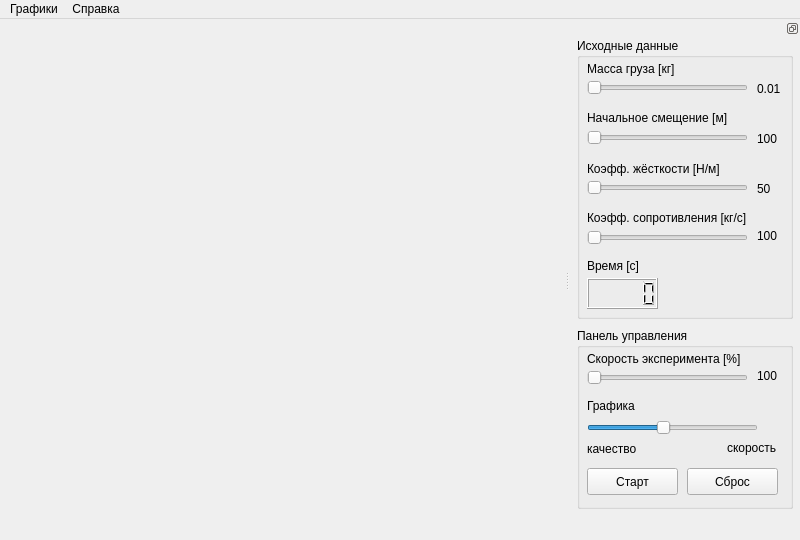
<?xml version="1.0" encoding="UTF-8"?>
<ui version="4.0">
 <class>MainWindow</class>
 <widget class="QMainWindow" name="MainWindow">
  <property name="geometry">
   <rect>
    <x>0</x>
    <y>0</y>
    <width>800</width>
    <height>540</height>
   </rect>
  </property>
  <property name="windowTitle">
   <string>Пружинный маятник в среде с сопротивлением</string>
  </property>
  <property name="windowIcon">
   <iconset resource="./resources/mres.qrc">:/mres/ball.ico</iconset>
  </property>
  <property name="locale">
   <locale language="Russian" country="RussianFederation"/>
  </property>
  <widget class="QWidget" name="centralWidget">
   <widget class="Cscene3D" name="widget" native="true">
    <property name="geometry">
     <rect>
      <x>20</x>
      <y>20</y>
      <width>120</width>
      <height>80</height>
     </rect>
    </property>
    <property name="focusPolicy">
     <enum>Qt::StrongFocus</enum>
    </property>
   </widget>
  </widget>
  <widget class="QMenuBar" name="menuBar">
   <property name="locale">
    <locale language="Russian" country="RussianFederation"/>
   </property>
   <property name="geometry">
    <rect>
     <x>0</x>
     <y>0</y>
     <width>800</width>
     <height>26</height>
    </rect>
   </property>
   <widget class="QMenu" name="menu">
    <property name="title">
     <string>Графики</string>
    </property>
    <property name="locale">
     <locale language="Russian" country="RussianFederation"/>
    </property>
    <addaction name="action"/>
    <addaction name="action_2"/>
    <addaction name="action_3"/>
   </widget>
   <widget class="QMenu" name="menu_2">
    <property name="title">
     <string>Справка</string>
    </property>
    <property name="locale">
     <locale language="Russian" country="RussianFederation"/>
    </property>
    <addaction name="action_4"/>
    <addaction name="action_6"/>
    <addaction name="action_7"/>
    <addaction name="action_5"/>
    <addaction name="action_about_qt"/>
   </widget>
   <addaction name="menu"/>
   <addaction name="menu_2"/>
  </widget>
  <widget class="QDockWidget" name="dockWidget">
   <property name="sizePolicy">
    <sizepolicy hsizetype="Maximum" vsizetype="Maximum">
     <horstretch>0</horstretch>
     <verstretch>0</verstretch>
    </sizepolicy>
   </property>
   <property name="minimumSize">
    <size>
     <width>230</width>
     <height>300</height>
    </size>
   </property>
   <property name="features">
    <set>QDockWidget::DockWidgetFloatable|QDockWidget::DockWidgetMovable</set>
   </property>
   <property name="allowedAreas">
    <set>Qt::LeftDockWidgetArea|Qt::RightDockWidgetArea</set>
   </property>
   <attribute name="dockWidgetArea">
    <number>2</number>
   </attribute>
   <widget class="QWidget" name="dockWidgetContents">
    <property name="locale">
     <locale language="Russian" country="RussianFederation"/>
    </property>
    <widget class="QGroupBox" name="groupBox">
     <property name="geometry">
      <rect>
       <x>7</x>
       <y>0</y>
       <width>216</width>
       <height>281</height>
      </rect>
     </property>
     <property name="title">
      <string>Исходные данные</string>
     </property>
     <property name="locale">
      <locale language="Russian" country="RussianFederation"/>
     </property>
     <widget class="QLabel" name="label">
      <property name="geometry">
       <rect>
        <x>10</x>
        <y>20</y>
        <width>220</width>
        <height>21</height>
       </rect>
      </property>
      <property name="text">
       <string>Масса груза [кг]</string>
      </property>
      <property name="locale">
       <locale language="Russian" country="RussianFederation"/>
      </property>
     </widget>
     <widget class="QSlider" name="horizontalSlider">
      <property name="geometry">
       <rect>
        <x>10</x>
        <y>40</y>
        <width>161</width>
        <height>19</height>
       </rect>
      </property>
      <property name="minimum">
       <number>10</number>
      </property>
      <property name="maximum">
       <number>500</number>
      </property>
      <property name="orientation">
       <enum>Qt::Horizontal</enum>
      </property>
     </widget>
     <widget class="QLabel" name="label_2">
      <property name="geometry">
       <rect>
        <x>180</x>
        <y>40</y>
        <width>31</width>
        <height>21</height>
       </rect>
      </property>
      <property name="text">
       <string>0.01</string>
      </property>
      <property name="locale">
       <locale language="Russian" country="RussianFederation"/>
      </property>
     </widget>
     <widget class="QLabel" name="label_3">
      <property name="geometry">
       <rect>
        <x>10</x>
        <y>70</y>
        <width>220</width>
        <height>20</height>
       </rect>
      </property>
      <property name="text">
       <string>Начальное смещение [м]</string>
      </property>
      <property name="locale">
       <locale language="Russian" country="RussianFederation"/>
      </property>
     </widget>
     <widget class="QSlider" name="horizontalSlider_2">
      <property name="geometry">
       <rect>
        <x>10</x>
        <y>90</y>
        <width>161</width>
        <height>19</height>
       </rect>
      </property>
      <property name="minimum">
       <number>0</number>
      </property>
      <property name="maximum">
       <number>160</number>
      </property>
      <property name="orientation">
       <enum>Qt::Horizontal</enum>
      </property>
     </widget>
     <widget class="QLabel" name="label_4">
      <property name="geometry">
       <rect>
        <x>180</x>
        <y>90</y>
        <width>31</width>
        <height>21</height>
       </rect>
      </property>
      <property name="text">
       <string>100</string>
      </property>
      <property name="locale">
       <locale language="Russian" country="RussianFederation"/>
      </property>
     </widget>
     <widget class="QLabel" name="label_5">
      <property name="geometry">
       <rect>
        <x>10</x>
        <y>120</y>
        <width>220</width>
        <height>21</height>
       </rect>
      </property>
      <property name="text">
       <string>Коэфф. жёсткости [H/м]</string>
      </property>
      <property name="locale">
       <locale language="Russian" country="RussianFederation"/>
      </property>
     </widget>
     <widget class="QSlider" name="horizontalSlider_3">
      <property name="geometry">
       <rect>
        <x>10</x>
        <y>140</y>
        <width>161</width>
        <height>19</height>
       </rect>
      </property>
      <property name="minimum">
       <number>25</number>
      </property>
      <property name="maximum">
       <number>250</number>
      </property>
      <property name="orientation">
       <enum>Qt::Horizontal</enum>
      </property>
     </widget>
     <widget class="QLabel" name="label_6">
      <property name="geometry">
       <rect>
        <x>180</x>
        <y>140</y>
        <width>31</width>
        <height>21</height>
       </rect>
      </property>
      <property name="text">
       <string>50</string>
      </property>
      <property name="locale">
       <locale language="Russian" country="RussianFederation"/>
      </property>
     </widget>
     <widget class="QLabel" name="label_7">
      <property name="geometry">
       <rect>
        <x>10</x>
        <y>170</y>
        <width>220</width>
        <height>20</height>
       </rect>
      </property>
      <property name="text">
       <string>Коэфф. сопротивления [кг/с]</string>
      </property>
      <property name="locale">
       <locale language="Russian" country="RussianFederation"/>
      </property>
     </widget>
     <widget class="QSlider" name="horizontalSlider_4">
      <property name="geometry">
       <rect>
        <x>10</x>
        <y>190</y>
        <width>161</width>
        <height>19</height>
       </rect>
      </property>
      <property name="minimum">
       <number>0</number>
      </property>
      <property name="maximum">
       <number>240</number>
      </property>
      <property name="orientation">
       <enum>Qt::Horizontal</enum>
      </property>
     </widget>
     <widget class="QLabel" name="label_8">
      <property name="geometry">
       <rect>
        <x>180</x>
        <y>190</y>
        <width>31</width>
        <height>16</height>
       </rect>
      </property>
      <property name="text">
       <string>100</string>
      </property>
      <property name="locale">
       <locale language="Russian" country="RussianFederation"/>
      </property>
     </widget>
     <widget class="QLCDNumber" name="lcdNumber">
      <property name="geometry">
       <rect>
        <x>10</x>
        <y>240</y>
        <width>71</width>
        <height>31</height>
       </rect>
      </property>
     </widget>
     <widget class="QLabel" name="label_14">
      <property name="geometry">
       <rect>
        <x>10</x>
        <y>220</y>
        <width>220</width>
        <height>16</height>
       </rect>
      </property>
      <property name="text">
       <string>Время [c]</string>
      </property>
      <property name="locale">
       <locale language="Russian" country="RussianFederation"/>
      </property>
     </widget>
    </widget>
    <widget class="QGroupBox" name="groupBox_2">
     <property name="geometry">
      <rect>
       <x>7</x>
       <y>290</y>
       <width>216</width>
       <height>181</height>
      </rect>
     </property>
     <property name="title">
      <string>Панель управления</string>
     </property>
     <property name="locale">
      <locale language="Russian" country="RussianFederation"/>
     </property>
     <widget class="QLabel" name="label_9">
      <property name="geometry">
       <rect>
        <x>10</x>
        <y>20</y>
        <width>220</width>
        <height>21</height>
       </rect>
      </property>
      <property name="text">
       <string>Скорость эксперимента [%]</string>
      </property>
      <property name="locale">
       <locale language="Russian" country="RussianFederation"/>
      </property>
     </widget>
     <widget class="QSlider" name="horizontalSlider_5">
      <property name="geometry">
       <rect>
        <x>10</x>
        <y>40</y>
        <width>161</width>
        <height>19</height>
       </rect>
      </property>
      <property name="minimum">
       <number>10</number>
      </property>
      <property name="maximum">
       <number>200</number>
      </property>
      <property name="singleStep">
       <number>5</number>
      </property>
      <property name="orientation">
       <enum>Qt::Horizontal</enum>
      </property>
     </widget>
     <widget class="QLabel" name="label_10">
      <property name="geometry">
       <rect>
        <x>180</x>
        <y>40</y>
        <width>31</width>
        <height>16</height>
       </rect>
      </property>
      <property name="text">
       <string>100</string>
      </property>
      <property name="locale">
       <locale language="Russian" country="RussianFederation"/>
      </property>
     </widget>
     <widget class="QSlider" name="horizontalSlider_6">
      <property name="geometry">
       <rect>
        <x>10</x>
        <y>90</y>
        <width>171</width>
        <height>19</height>
       </rect>
      </property>
      <property name="minimum">
       <number>10</number>
      </property>
      <property name="maximum">
       <number>100</number>
      </property>
      <property name="value">
       <number>50</number>
      </property>
      <property name="orientation">
       <enum>Qt::Horizontal</enum>
      </property>
     </widget>
     <widget class="QLabel" name="label_11">
      <property name="geometry">
       <rect>
        <x>10</x>
        <y>110</y>
        <width>85</width>
        <height>21</height>
       </rect>
      </property>
      <property name="text">
       <string>качество</string>
      </property>
      <property name="locale">
       <locale language="Russian" country="RussianFederation"/>
      </property>
     </widget>
     <widget class="QLabel" name="label_12">
      <property name="geometry">
       <rect>
        <x>150</x>
        <y>110</y>
        <width>85</width>
        <height>20</height>
       </rect>
      </property>
      <property name="text">
       <string>скорость</string>
      </property>
      <property name="locale">
       <locale language="Russian" country="RussianFederation"/>
      </property>
     </widget>
     <widget class="QLabel" name="label_13">
      <property name="geometry">
       <rect>
        <x>10</x>
        <y>70</y>
        <width>220</width>
        <height>16</height>
       </rect>
      </property>
      <property name="text">
       <string>Графика</string>
      </property>
      <property name="locale">
       <locale language="Russian" country="RussianFederation"/>
      </property>
     </widget>
     <widget class="QPushButton" name="pushButton">
      <property name="geometry">
       <rect>
        <x>10</x>
        <y>140</y>
        <width>91</width>
        <height>27</height>
       </rect>
      </property>
      <property name="text">
       <string>Старт</string>
      </property>
      <property name="locale">
       <locale language="Russian" country="RussianFederation"/>
      </property>
     </widget>
     <widget class="QPushButton" name="pushButton_2">
      <property name="geometry">
       <rect>
        <x>110</x>
        <y>140</y>
        <width>91</width>
        <height>27</height>
       </rect>
      </property>
      <property name="text">
       <string>Сброс</string>
      </property>
      <property name="locale">
       <locale language="Russian" country="RussianFederation"/>
      </property>
     </widget>
    </widget>
   </widget>
  </widget>
  <action name="action">
   <property name="icon">
    <iconset resource="./resources/menuicons/menuicons.qrc">:/menuicons/speed.png</iconset>
   </property>
   <property name="text">
    <string>Скорость</string>
   </property>
  </action>
  <action name="action_2">
   <property name="icon">
    <iconset resource="./resources/menuicons/menuicons.qrc">:/menuicons/position.png</iconset>
   </property>
   <property name="text">
    <string>Смещение</string>
   </property>
  </action>
  <action name="action_3">
   <property name="icon">
    <iconset resource="./resources/menuicons/menuicons.qrc">:/menuicons/energy.png</iconset>
   </property>
   <property name="text">
    <string>Энергия</string>
   </property>
  </action>
  <action name="action_4">
   <property name="icon">
    <iconset resource="./resources/menuicons/menuicons.qrc">:/menuicons/about.png</iconset>
   </property>
   <property name="text">
    <string>О программе</string>
   </property>
  </action>
  <action name="action_5">
   <property name="icon">
    <iconset resource="./resources/menuicons/menuicons.qrc">:/menuicons/people.png</iconset>
   </property>
   <property name="text">
    <string>Разработчики</string>
   </property>
  </action>
  <action name="action_6">
   <property name="icon">
    <iconset resource="./resources/menuicons/menuicons.qrc">:/menuicons/manual.png</iconset>
   </property>
   <property name="text">
    <string>Руководство пользователя</string>
   </property>
  </action>
  <action name="action_7">
   <property name="icon">
    <iconset resource="./resources/menuicons/menuicons.qrc">:/menuicons/license.png</iconset>
   </property>
   <property name="text">
    <string>Лицензия</string>
   </property>
  </action>
  <action name="action_about_qt">
   <property name="icon">
    <iconset resource="./resources/menuicons/menuicons.qrc">:/menuicons/qt.png</iconset>
   </property>
   <property name="text">
    <string>О Qt</string>
   </property>
  </action>
 </widget>
 <layoutdefault spacing="6" margin="11"/>
 <customwidgets>
  <customwidget>
   <class>Cscene3D</class>
   <extends>QWidget</extends>
   <header>cscene3d.h</header>
   <container>1</container>
  </customwidget>
 </customwidgets>
 <tabstops>
  <tabstop>centralWidget</tabstop>
  <tabstop>horizontalSlider</tabstop>
  <tabstop>horizontalSlider_2</tabstop>
  <tabstop>horizontalSlider_3</tabstop>
  <tabstop>horizontalSlider_4</tabstop>
  <tabstop>horizontalSlider_5</tabstop>
  <tabstop>horizontalSlider_6</tabstop>
  <tabstop>pushButton</tabstop>
  <tabstop>pushButton_2</tabstop>
 </tabstops>
 <resources>
  <include location="./resources/mres.qrc"/>
  <include location="./resources/menuicons/menuicons.qrc"/>
 </resources>
 <connections/>
</ui>
